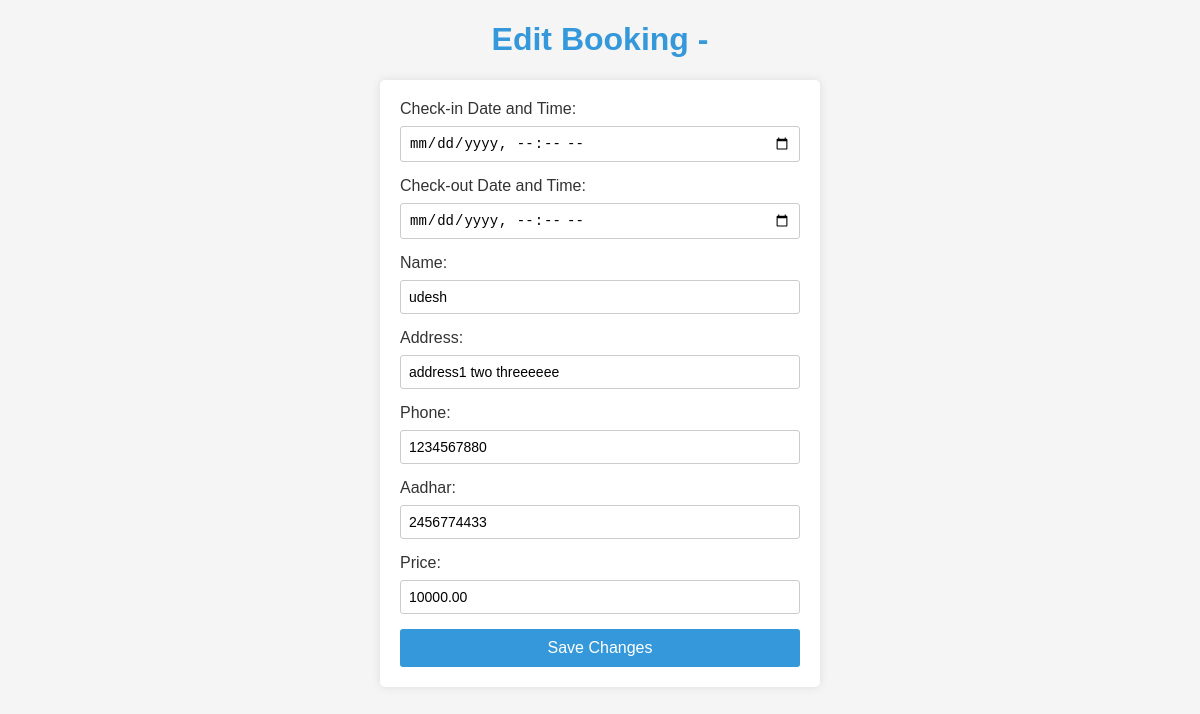
The app's page /edit-booking/42/ with its own data.
### svapp/models.py (models this page shows, shortened)
class Booking(models.Model):
    rooms = models.ManyToManyField(Room)
    name = models.CharField(max_length=50, null=True)
    address = models.CharField(max_length=500, null=True)
    phone = models.BigIntegerField(null=True)
    aadhar = models.BigIntegerField(null=True)
    price = models.DecimalField(max_digits=10, decimal_places=2, null=True)
    checkin_datetime = models.DateTimeField(null=True)
    checkout_datetime = models.DateTimeField(null=True)

### svapp/views.py (the view)
# urls.py: path('edit-booking/<int:booking_id>/', edit_booking, name='edit_booking'),
def edit_booking(request, booking_id):
    booking = Booking.objects.get(id=booking_id)
    if request.method == 'POST':
        booking.checkin_datetime = request.POST.get('checkin_datetime')
        booking.checkout_datetime = request.POST.get('checkout_datetime')
        booking.name = request.POST.get('name')
        booking.address = request.POST.get('address')
        booking.phone = request.POST.get('phone')
        booking.aadhar = request.POST.get('aadhar')
        booking.price = request.POST.get('price')
        booking.save()
        return redirect('booking_detail', booking_id=booking_id)
    else:
        return render(request, 'edit_booking.html', {'booking': booking})

### svapp/templates/edit_booking.html (shortened to what this page needs)
<!DOCTYPE html>
<html lang="en">
<head>
</head>
<body>
    <h1>Edit Booking - {{ booking.room.room_number }}</h1>
    <form method="post">
        <label for="checkin_datetime">Check-in Date and Time:</label>
        <input type="datetime-local" name="checkin_datetime" value="{{ booking.checkin_datetime }}" required>
        <label for="checkout_datetime">Check-out Date and Time:</label>
        <input type="datetime-local" name="checkout_datetime" value="{{ booking.checkout_datetime }}" required>
        <label for="name">Name:</label>
        <input type="text" name="name" value="{{ booking.name }}">
        <label for="address">Address:</label>
        <input type="text" name="address" value="{{ booking.address }}">
        <label for="phone">Phone:</label>
        <input type="tel" name="phone" value="{{ booking.phone }}">
        <label for="aadhar">Aadhar:</label>
        <input type="text" name="aadhar" value="{{ booking.aadhar }}">
        <label for="price">Price:</label>
        <input type="number" name="price" value="{{ booking.price }}" min="0">
        <button type="submit">Save Changes</button>
    </form>
</body>
</html>

### svapp/templates/edit_booking.html (style rules this page uses)
body { font-family: 'Arial', sans-serif; background-color: #f5f5f5; color: #333; margin: 0; padding: 0; }
h1 { color: #3498db; text-align: center; }
form { max-width: 400px; margin: 20px auto; background-color: #fff; padding: 20px; border-radius: 5px; box-shadow: 0 0 10px rgba(0, 0, 0, 0.1); }
label { display: block; margin-bottom: 8px; color: #333; }
input, select { width: 100%; padding: 8px; margin-bottom: 15px; box-sizing: border-box; border: 1px solid #ccc; border-radius: 3px; font-size: 14px; }
button { background-color: #3498db; color: #fff; padding: 10px 15px; border: none; border-radius: 3px; cursor: pointer; font-size: 16px; width: 100%; }

### records on screen
Booking: name "udesh", address "address1 two threeeeee", phone "1234567880", aadhar "2456774433", price "10000.00"
